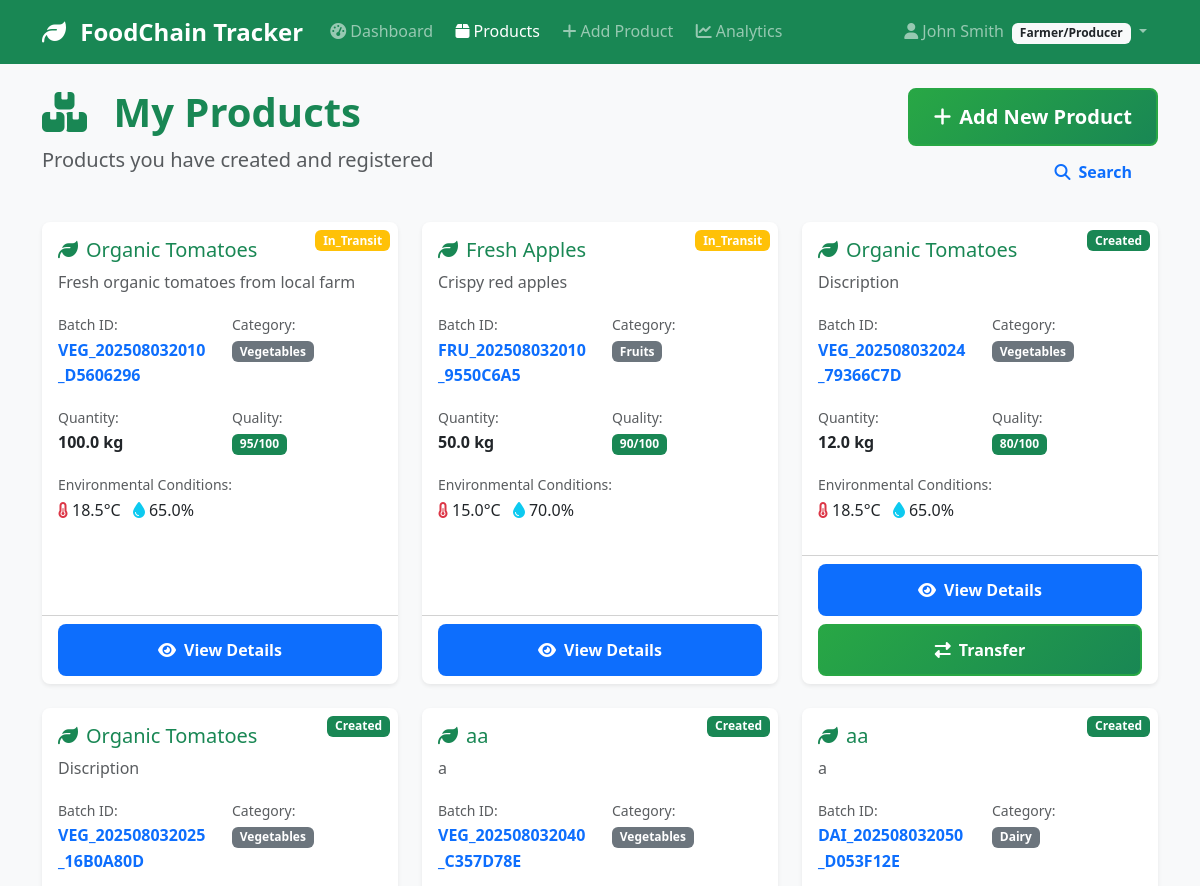
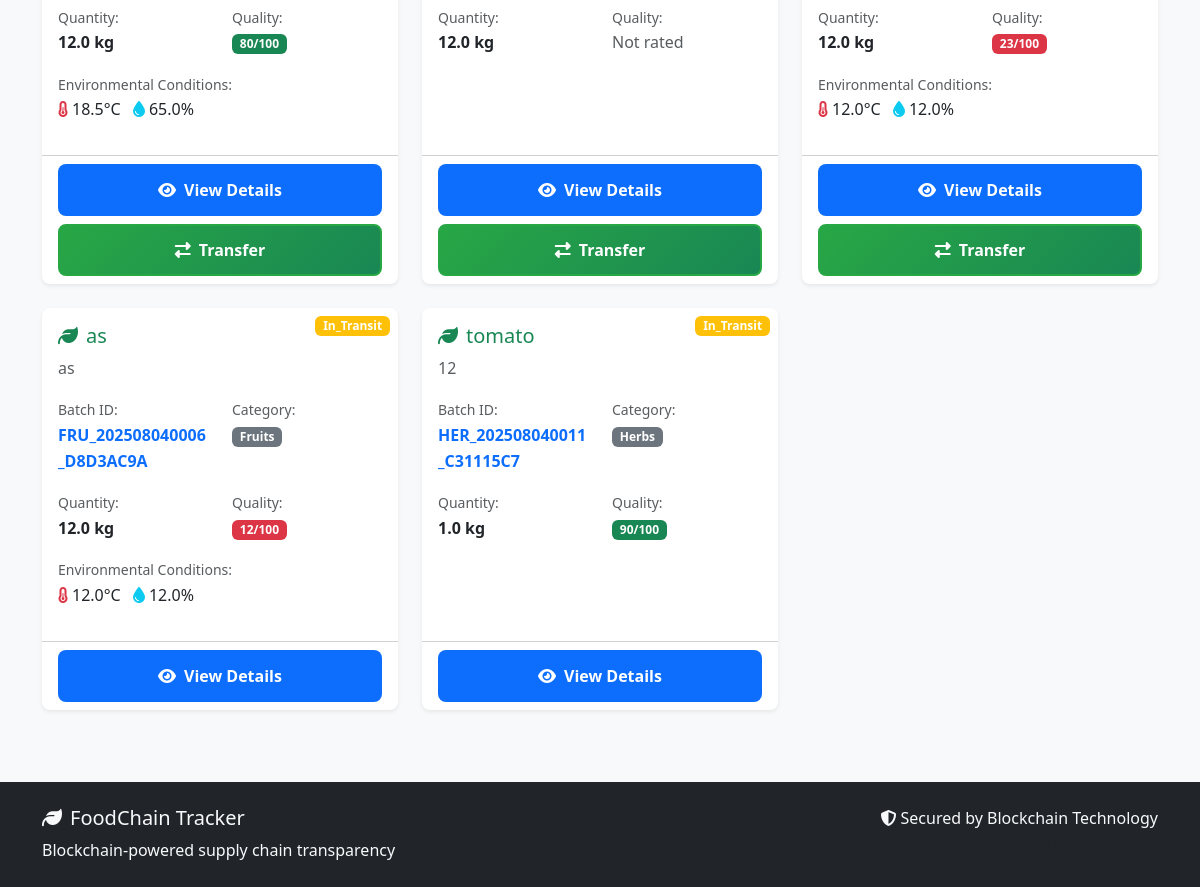
/products/ (signed in), run on the app's committed database (2 pictures, top to bottom).
### models/user.py (models this page shows, shortened)
class User(UserMixin, db.Model):
    __tablename__ = 'users'
    id = db.Column(db.Integer, primary_key=True)
    username = db.Column(db.String(80), unique=True, nullable=False)
    email = db.Column(db.String(120), unique=True, nullable=False)
    password_hash = db.Column(db.String(200), nullable=False)
    full_name = db.Column(db.String(100), nullable=False)
    phone = db.Column(db.String(20))
    address = db.Column(db.Text)
    role = db.Column(db.String(20), nullable=False)  # 'farmer', 'distributor', 'retailer', 'inspector'
    company_name = db.Column(db.String(100))
    license_number = db.Column(db.String(50))  # Business license or certification
    is_active = db.Column(db.Boolean, default=True)
    is_verified = db.Column(db.Boolean, default=False)  # For business verification
    created_at = db.Column(db.DateTime, default=datetime.utcnow)
    last_login = db.Column(db.DateTime)
    products_created = db.relationship('Product', foreign_keys='Product.created_by',
                                     backref='creator', lazy='dynamic')
    sent_transactions = db.relationship('Transaction', foreign_keys='Transaction.from_user_id',
                                      backref='sender', lazy='dynamic')
    received_transactions = db.relationship('Transaction', foreign_keys='Transaction.to_user_id',
                                          backref='receiver', lazy='dynamic')
    def get_role_display(self):
        role_names = {
            'farmer': 'Farmer/Producer',
            'distributor': 'Distributor',
            'retailer': 'Retailer',
            'inspector': 'Inspector'
        }
        return role_names.get(self.role, self.role.title())
    def can_create_products(self):
        return self.role == 'farmer'
    def can_transfer_products(self):
        return self.role in ['farmer', 'distributor']

### models/product.py (models this page shows, shortened)
class Product(db.Model):
    __tablename__ = 'products'
    id = db.Column(db.Integer, primary_key=True)
    batch_id = db.Column(db.String(50), unique=True, nullable=False)
    name = db.Column(db.String(100), nullable=False)
    category = db.Column(db.String(50), nullable=False)  # 'vegetables', 'fruits', 'grains', etc.
    description = db.Column(db.Text)
    quantity = db.Column(db.Float, nullable=False)  # Amount of product
    unit = db.Column(db.String(20), nullable=False)  # 'kg', 'tons', 'boxes', etc.
    quality_grade = db.Column(db.String(10))  # 'A', 'B', 'C', or custom grading
    quality_score = db.Column(db.Integer)  # 0-100 quality score
    origin_location = db.Column(db.String(200))  # Where product was produced
    harvest_date = db.Column(db.Date)
    expiry_date = db.Column(db.Date)
    current_location = db.Column(db.String(200))
    status = db.Column(db.String(50), default='created')  # 'created', 'in_transit', 'delivered', 'expired'
    temperature = db.Column(db.Float)  # Celsius
    humidity = db.Column(db.Float)     # Percentage
    pressure = db.Column(db.Float)     # For certain products
    created_by = db.Column(db.Integer, db.ForeignKey('users.id'), nullable=False)
    current_owner_id = db.Column(db.Integer, db.ForeignKey('users.id'), nullable=False)
    created_at = db.Column(db.DateTime, default=datetime.utcnow)
    updated_at = db.Column(db.DateTime, default=datetime.utcnow, onupdate=datetime.utcnow)
    current_owner = db.relationship('User', foreign_keys=[current_owner_id], backref='owned_products')
    transactions = db.relationship('Transaction', backref='product', lazy='dynamic', cascade='all, delete-orphan')
    def is_expired(self):
        if not self.expiry_date:
            return False
        return datetime.now().date() > self.expiry_date
    def days_until_expiry(self):
        if not self.expiry_date:
            return None
        delta = self.expiry_date - datetime.now().date()
        return delta.days

### routes/products.py (the view)
@products_bp.route('/')
@login_required
def list_products():
    page = request.args.get('page', 1, type=int)
    per_page = 20
    if current_user.role == 'farmer':
        products = Product.query.filter_by(created_by=current_user.id).paginate(
            page=page, per_page=per_page, error_out=False
        )
    elif current_user.role in ['distributor', 'retailer']:
        products = Product.query.filter_by(current_owner_id=current_user.id).paginate(
            page=page, per_page=per_page, error_out=False
        )
    else:
        products = Product.query.paginate(
            page=page, per_page=per_page, error_out=False
        )
    return render_template('products/list.html', products=products)

### templates/products/list.html (shortened to what this page needs)
{% extends "base.html" %}
{% block content %}
<div class="row mb-4">
    <div class="col-md-8">
        <h1 class="display-6 fw-bold text-success">
            <i class="fas fa-boxes me-3"></i>
            {% if current_user.role == 'farmer' %}
                My Products
            {% elif current_user.role in ['distributor', 'retailer'] %}
                Owned Products
            {% else %}
                All Products
            {% endif %}
        </h1>
        <p class="lead text-muted">
            {% if current_user.role == 'farmer' %}
                Products you have created and registered
            {% elif current_user.role in ['distributor', 'retailer'] %}
                Products currently in your possession
            {% else %}
                System-wide product overview
            {% endif %}
        </p>
    </div>
    <div class="col-md-4 text-end">
        {% if current_user.can_create_products() %}
            <a href="{{ url_for('products.add_product') }}" class="btn btn-success btn-lg">
                <i class="fas fa-plus me-2"></i>Add New Product
            </a>
        {% endif %}
        <a href="{{ url_for('products.search_products') }}" class="btn btn-outline-primary">
            <i class="fas fa-search me-2"></i>Search
        </a>
    </div>
</div>
{% if products.items %}
    <div class="row">
        {% for product in products.items %}
            <div class="col-lg-4 col-md-6 mb-4">
                <div class="card h-100 shadow-sm">
                    <div class="position-relative">
                        <span class="position-absolute top-0 end-0 m-2 badge bg-{{ 'success' if product.status == 'created' else 'warning' if product.status == 'in_transit' else 'info' if product.status == 'delivered' else 'danger' }}">
                            {{ product.status.title() }}
                        </span>
                    </div>
                    <div class="card-body">
                        <h5 class="card-title text-success">
                            <i class="fas fa-leaf me-2"></i>{{ product.name }}
                        </h5>
                        <p class="card-text text-muted">{{ product.description[:100] }}{% if product.description|length > 100 %}...{% endif %}</p>
                        <div class="row mb-3">
                            <div class="col-6">
                                <small class="text-muted">Batch ID:</small><br>
                                <strong class="text-primary">{{ product.batch_id }}</strong>
                            </div>
                            <div class="col-6">
                                <small class="text-muted">Category:</small><br>
                                <span class="badge bg-secondary">{{ product.category.title() }}</span>
                            </div>
                        </div>
                        <div class="row mb-3">
                            <div class="col-6">
                                <small class="text-muted">Quantity:</small><br>
                                <strong>{{ product.quantity }} {{ product.unit }}</strong>
                            </div>
                            <div class="col-6">
                                <small class="text-muted">Quality:</small><br>
                                {% if product.quality_score %}
                                    <span class="badge bg-{{ 'success' if product.quality_score >= 80 else 'warning' if product.quality_score >= 60 else 'danger' }}">
                                        {{ product.quality_score }}/100
                                    </span>
                                {% else %}
                                    <span class="text-muted">Not rated</span>
                                {% endif %}
                            </div>
                        </div>
                        {% if product.temperature %}
                            <div class="mb-3">
                                <small class="text-muted">Environmental Conditions:</small><br>
                                <i class="fas fa-thermometer-half text-danger me-1"></i>{{ product.temperature }}°C
                                {% if product.humidity %}
                                    <i class="fas fa-tint text-info ms-2 me-1"></i>{{ product.humidity }}%
                                {% endif %}
                            </div>
                        {% endif %}
                    </div>
                    <div class="card-footer bg-transparent">
                        <div class="d-grid gap-2">
                            <a href="{{ url_for('products.view_product', id=product.id) }}" class="btn btn-primary">
                                <i class="fas fa-eye me-2"></i>View Details
                            </a>
                            {% if current_user.id == product.current_owner_id and current_user.can_transfer_products() %}
                                <a href="{{ url_for('products.transfer_product', id=product.id) }}" class="btn btn-success">
                                    <i class="fas fa-exchange-alt me-2"></i>Transfer
                                </a>
                            {% endif %}
                        </div>
                    </div>
                </div>
            </div>
        {% endfor %}
    </div>
{% endif %}
{% endblock %}

### templates/base.html (shortened to what this page needs)
<!DOCTYPE html>
<html lang="en">
<head>
    <link href="https://cdn.jsdelivr.net/npm/bootstrap@5.3.0/dist/css/bootstrap.min.css" rel="stylesheet">
    <link href="https://cdnjs.cloudflare.com/ajax/libs/font-awesome/6.4.0/css/all.min.css" rel="stylesheet">
    <link href="{{ url_for('static', filename='css/style.css') }}" rel="stylesheet">
</head>
<body>
    <nav class="navbar navbar-expand-lg navbar-dark bg-success">
        <div class="container">
            <a class="navbar-brand" href="{{ url_for('index') }}">
                <i class="fas fa-leaf me-2"></i>
                FoodChain Tracker
            </a>
            <div class="collapse navbar-collapse" id="navbarNav">
                <ul class="navbar-nav me-auto">
                    {% if current_user.is_authenticated %}
                        <li class="nav-item">
                            <a class="nav-link" href="{{ url_for('dashboard.main') }}">
                                <i class="fas fa-tachometer-alt me-1"></i>Dashboard
                            </a>
                        </li>
                        <li class="nav-item">
                            <a class="nav-link" href="{{ url_for('products.list_products') }}">
                                <i class="fas fa-box me-1"></i>Products
                            </a>
                        </li>
                        {% if current_user.can_create_products() %}
                        <li class="nav-item">
                            <a class="nav-link" href="{{ url_for('products.add_product') }}">
                                <i class="fas fa-plus me-1"></i>Add Product
                            </a>
                        </li>
                        {% endif %}
                        <li class="nav-item">
                            <a class="nav-link" href="{{ url_for('analytics.dashboard') }}">
                                <i class="fas fa-chart-line me-1"></i>Analytics
                            </a>
                        </li>
                    {% endif %}
                </ul>
                <ul class="navbar-nav">
                    {% if current_user.is_authenticated %}
                        <li class="nav-item dropdown">
                            <a class="nav-link dropdown-toggle" href="#" id="navbarDropdown" role="button" data-bs-toggle="dropdown">
                                <i class="fas fa-user me-1"></i>{{ current_user.full_name }}
                                <span class="badge bg-light text-dark ms-1">{{ current_user.get_role_display() }}</span>
                            </a>
                        </li>
                    {% endif %}
                </ul>
            </div>
        </div>
    </nav>
    <main class="container my-4">
        {% block content %}{% endblock %}
    </main>
    <footer class="bg-dark text-light py-4 mt-5">
        <div class="container">
            <div class="row">
                <div class="col-md-6">
                    <h5><i class="fas fa-leaf me-2"></i>FoodChain Tracker</h5>
                    <p class="mb-0">Blockchain-powered supply chain transparency</p>
                </div>
                <div class="col-md-6 text-md-end">
                    <p class="mb-0">
                        <i class="fas fa-shield-alt me-1"></i>Secured by Blockchain Technology
                    </p>
                    <small class="text-muted">© 2024 FoodChain Tracker. All rights reserved.</small>
                </div>
            </div>
        </div>
    </footer>
</body>
</html>

### static/css/style.css (style rules this page uses)
:root { --primary-green: #28a745; --secondary-green: #20c997; --success-green: #198754; --warning-orange: #fd7e14; --danger-red: #dc3545; --info-blue: #0dcaf0; --dark-blue: #0d6efd; --light-gray: #f8f9fa; --border-radius: 0.5rem; --shadow: 0 0.125rem 0.25rem rgba(0, 0, 0, 0.075); --shadow-lg: 0 1rem 3rem rgba(0, 0, 0, 0.175); }
body { font-family: 'Segoe UI', Tahoma, Geneva, Verdana, sans-serif; background-color: #f8f9fa; line-height: 1.6; }
.navbar-brand { font-weight: 700; font-size: 1.5rem; }
.navbar-nav .nav-link { font-weight: 500; border-radius: var(--border-radius); margin: 0 0.2rem; transition: all 0.3s ease; }
.card { border: none; border-radius: var(--border-radius); box-shadow: var(--shadow); transition: all 0.3s ease; }
.btn { border-radius: var(--border-radius); font-weight: 600; padding: 0.75rem 1.5rem; transition: all 0.3s ease; border: 2px solid transparent; }
.btn-success { background: linear-gradient(135deg, var(--primary-green) 0%, var(--success-green) 100%); border-color: var(--primary-green); }

### data on the page
User: full_name "John Smith", role "Farmer/Producer"
Product: status "In_Transit", name "Organic Tomatoes", description "Fresh organic tomatoes from local farm", batch_id "VEG_202508032010_D5606296", category "Vegetables", quantity "100.0", unit "kg", quality_score "95", temperature "18.5", humidity "65.0"
Product: status "In_Transit", name "Fresh Apples", description "Crispy red apples", batch_id "FRU_202508032010_9550C6A5", category "Fruits", quantity "50.0", unit "kg", quality_score "90", temperature "15.0", humidity "70.0"
Product: status "Created", name "Organic Tomatoes", description "Discription", batch_id "VEG_202508032024_79366C7D", category "Vegetables", quantity "12.0", unit "kg", quality_score "80", temperature "18.5", humidity "65.0"
Product: status "Created", name "Organic Tomatoes", description "Discription", batch_id "VEG_202508032025_16B0A80D", category "Vegetables", quantity "12.0", unit "kg", quality_score "80", temperature "18.5", humidity "65.0"
Product: status "Created", name "aa", description "a", batch_id "VEG_202508032040_C357D78E", category "Vegetables", quantity "12.0", unit "kg", quality_score "Not rated"
Product: status "Created", name "aa", description "a", batch_id "DAI_202508032050_D053F12E", category "Dairy", quantity "12.0", unit "kg", quality_score "23", temperature "12.0", humidity "12.0"
Product: status "In_Transit", name "as", description "as", batch_id "FRU_202508040006_D8D3AC9A", category "Fruits", quantity "12.0", unit "kg", quality_score "12", temperature "12.0", humidity "12.0"
Product: status "In_Transit", name "tomato", description "12", batch_id "HER_202508040011_C31115C7", category "Herbs", quantity "1.0", unit "kg", quality_score "90"
